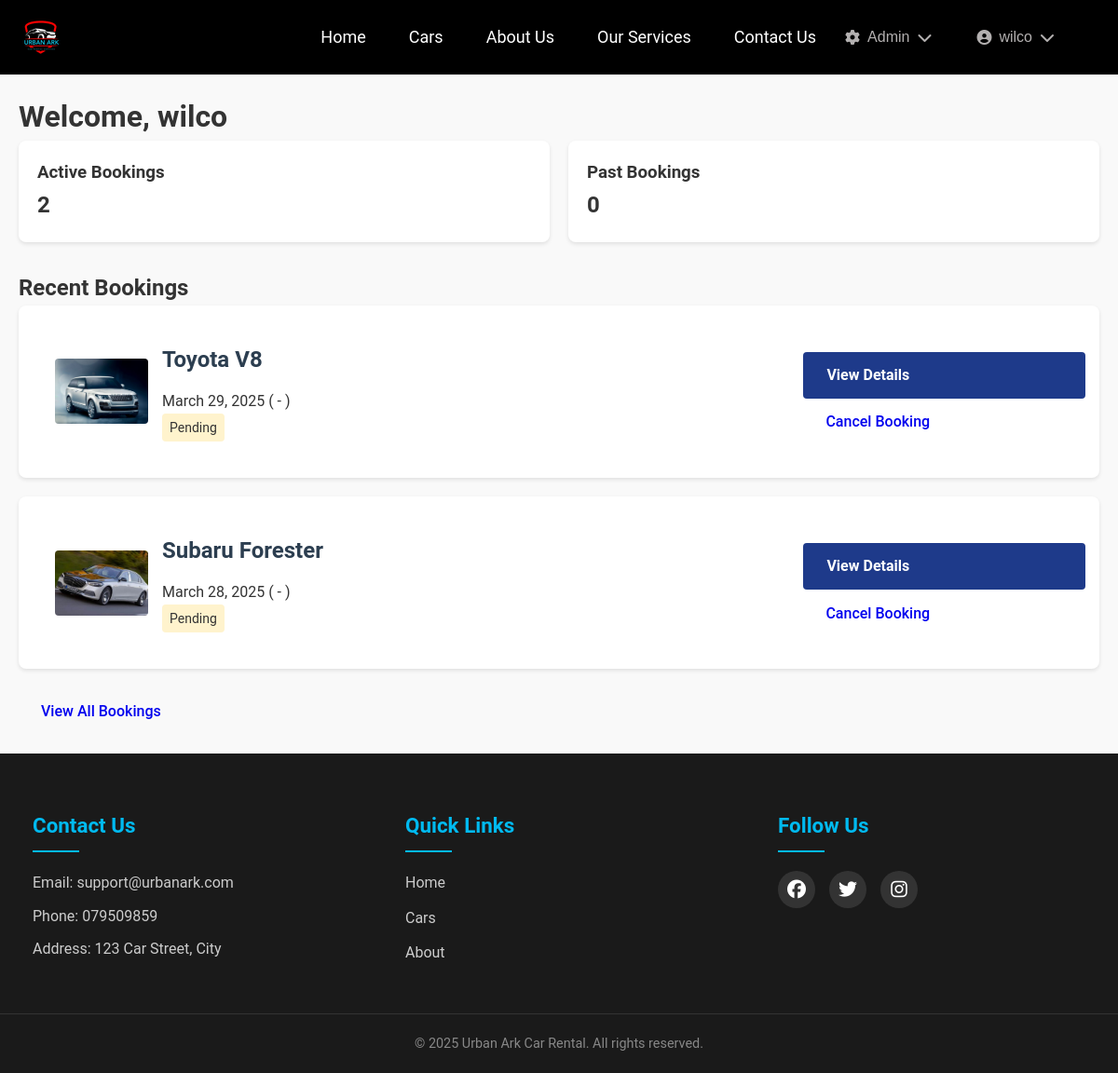
The app's page /users/dashboard/ (signed in), older data.
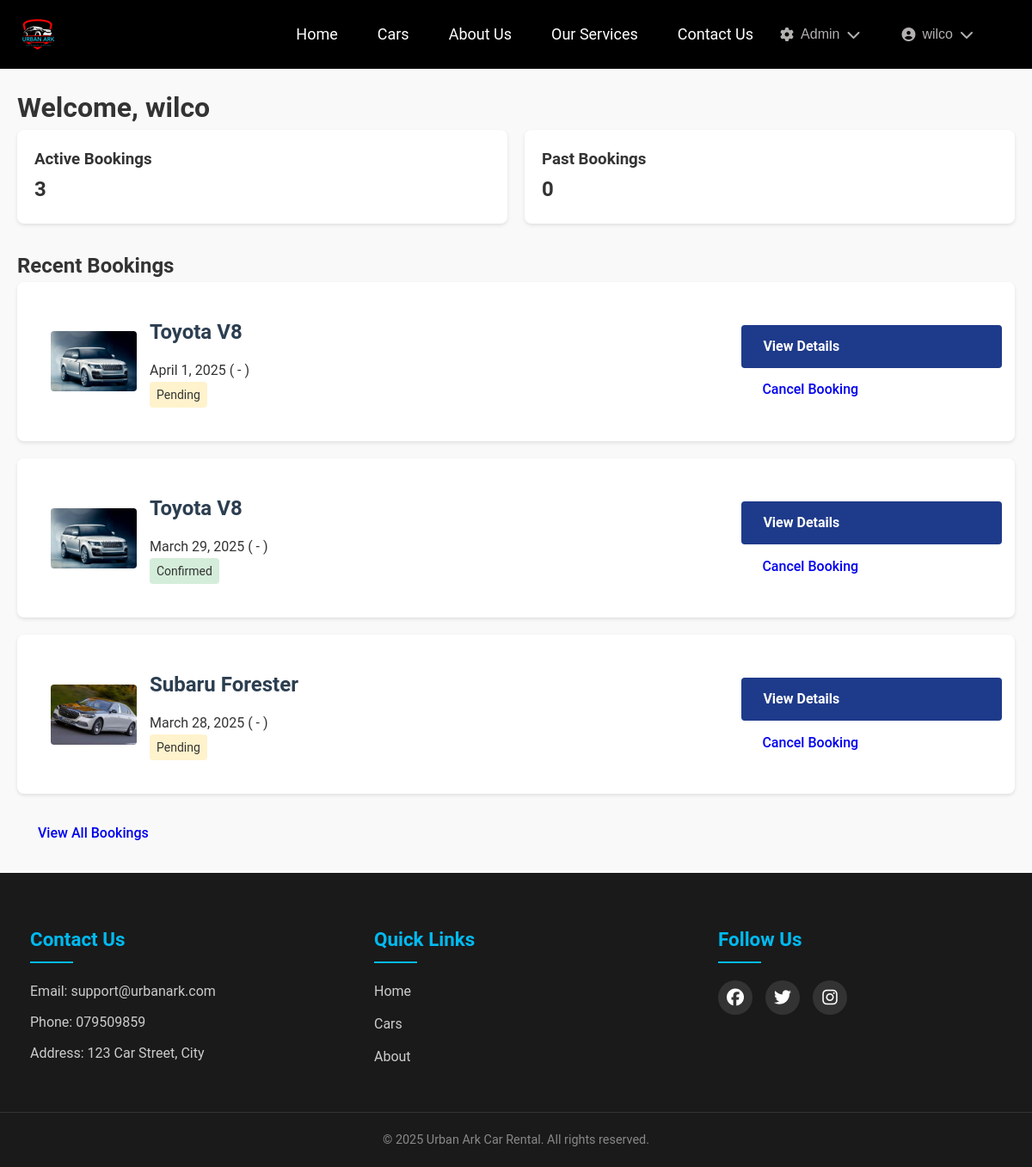
The same page, newer data.
### cars/models.py (models this page shows, shortened)
class Booking(models.Model):
    STATUS_CHOICES = [
        ('pending', 'Pending'),
        ('confirmed', 'Confirmed'),
        ('active', 'Active'),
        ('completed', 'Completed'),
        ('overdue', 'Overdue'),
        ('returned', 'Returned'),
        ('cancelled', 'Cancelled')
    ]
    user = models.ForeignKey(
        settings.AUTH_USER_MODEL,
        on_delete=models.CASCADE,
        related_name='bookings'  # Add this line
    )
    car = models.ForeignKey(Car, on_delete=models.CASCADE)
    start_date = models.DateTimeField()
    end_date = models.DateTimeField()
    actual_return_date = models.DateTimeField(null=True, blank=True)
    total_cost = models.DecimalField(max_digits=10, decimal_places=2)
    status = models.CharField(max_length=20, choices=STATUS_CHOICES, default='pending')
    booking_date = models.DateTimeField(auto_now_add=True)
    is_late = models.BooleanField(default=False)
    late_fees = models.DecimalField(max_digits=10, decimal_places=2, default=0)
    penalty_paid = models.BooleanField(default=False)

class Car(models.Model):
    TRANSMISSION_CHOICES = [
        ('auto', 'Automatic'),
        ('manual', 'Manual')
    ]
    FUEL_CHOICES = [
        ('petrol', 'Petrol'),
        ('diesel', 'Diesel'),
        ('hybrid', 'Hybrid'),
        ('electric', 'Electric')
    ]
    name = models.CharField(max_length=200)
    make = models.CharField(max_length=100)
    model = models.CharField(max_length=100)
    description = models.TextField(blank=True)
    category = models.ForeignKey(CarCategory, on_delete=models.CASCADE)
    year = models.IntegerField(
        validators=[
            MinValueValidator(1990),
            MaxValueValidator(2025)
        ]
    )
    transmission = models.CharField(max_length=10, choices=TRANSMISSION_CHOICES)
    fuel_type = models.CharField(max_length=10, choices=FUEL_CHOICES)
    seats = models.IntegerField()
    daily_rate = models.DecimalField(max_digits=10, decimal_places=2)
    image = models.ImageField(upload_to='car_images/', null=True, blank=True)
    quantity = models.PositiveIntegerField(default=1, help_text="Total number of units")
    booked_units = models.PositiveIntegerField(default=0, help_text="Number of currently booked units")

### users/views.py (the view)
# urls.py: path('dashboard/', views.customer_dashboard, name='customer_dashboard'),
@login_required
def customer_dashboard(request):
    active_bookings = Booking.objects.filter(
        user=request.user,
        status__in=['pending', 'confirmed', 'active']
    )
    past_bookings = Booking.objects.filter(
        user=request.user,
        status__in=['completed', 'cancelled']
    )
    recent_bookings = Booking.objects.filter(
        user=request.user
    ).order_by('-booking_date')[:5]
    unpaid_penalties = Booking.objects.filter(
        user=request.user,
        is_late=True,
        penalty_paid=False
    ).aggregate(total=Sum('late_fees'))['total'] or 0
    context = {
        'active_bookings': active_bookings,
        'past_bookings': past_bookings,
        'recent_bookings': recent_bookings,
        'unpaid_penalties': unpaid_penalties,
    }
    return render(request, 'users/customer_dashboard.html', context)

### templates/users/customer_dashboard.html (shortened to what this page needs)
{% extends 'base.html' %}
{% load static %}
{% block extra_css %}
<link rel="stylesheet" href="{% static 'css/dashboard.css' %}">
{% endblock %}
{% block content %}
<div class="dashboard-container">
    <h1>Welcome, {{ user.get_full_name|default:user.username }}</h1>
    <div class="dashboard-stats">
        <div class="stat-card">
            <h3>Active Bookings</h3>
            <p class="stat-number">{{ active_bookings.count }}</p>
        </div>
        <div class="stat-card">
            <h3>Past Bookings</h3>
            <p class="stat-number">{{ past_bookings.count }}</p>
        </div>
    </div>
    <div class="dashboard-section">
        <h2>Recent Bookings</h2>
        {% if recent_bookings %}
            <div class="bookings-list">
                {% for booking in recent_bookings %}
                <div class="booking-card">
                    <div class="car-info">
                        {% if booking.car.image %}
                            <img src="{{ booking.car.image.url }}" alt="{{ booking.car.name }}">
                        {% endif %}
                        <div class="car-details">
                            <h3>{{ booking.car.make }} {{ booking.car.model }}</h3>
                            <p class="booking-dates">
                                {% if booking.rental_type == 'daily' %}
                                    {{ booking.start_date|date }} - {{ booking.end_date|date }}
                                {% else %}
                                    {{ booking.start_date|date }} ({{ booking.start_time }} - {{ booking.end_time }})
                                {% endif %}
                            </p>
                            <p class="booking-status {{ booking.status }}">{{ booking.get_status_display }}</p>
                        </div>
                    </div>
                    <div class="booking-actions">
                        <a href="{% url 'booking_detail' booking.id %}" class="btn btn-primary">View Details</a>
                        {% if booking.status == 'pending' or booking.status == 'confirmed' %}
                            <a href="{% url 'cancel_booking' booking.id %}" class="btn btn-danger">Cancel Booking</a>
                        {% endif %}
                    </div>
                </div>
                {% endfor %}
            </div>
            <a href="{% url 'user_bookings' %}" class="btn btn-secondary">View All Bookings</a>
        {% else %}
            <p>No recent bookings found.</p>
            <a href="{% url 'car_list' %}" class="btn btn-primary">Browse Cars</a>
        {% endif %}
    </div>
</div>
{% endblock %}

Row changes from the older to the newer data that the page shows:
added Booking: car.image (picture), car.make "Toyota", car.model "V8", start_date "April 1, 2025", status "Pending", shows "Cancel Booking"
changed Booking: status "Pending" → "Confirmed"
Text that changed along with them:
{{ active_bookings.count }}: "2" → "3"
